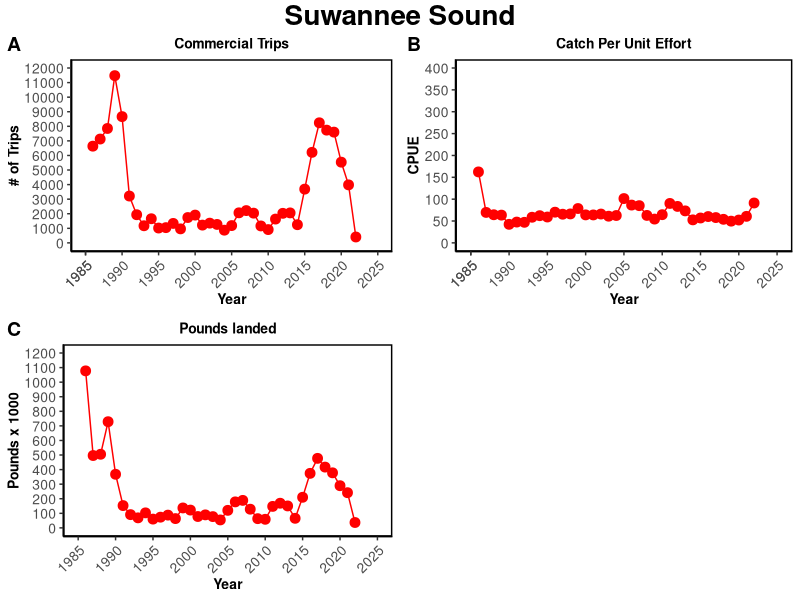
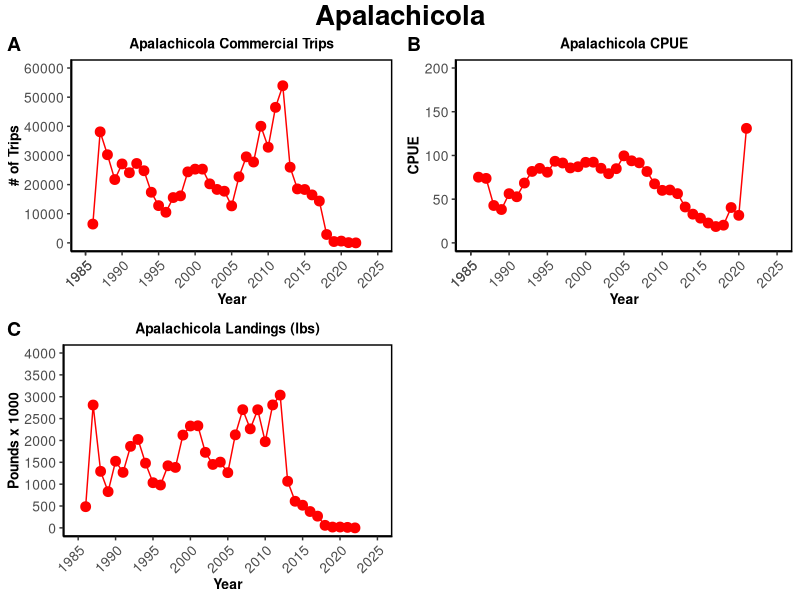
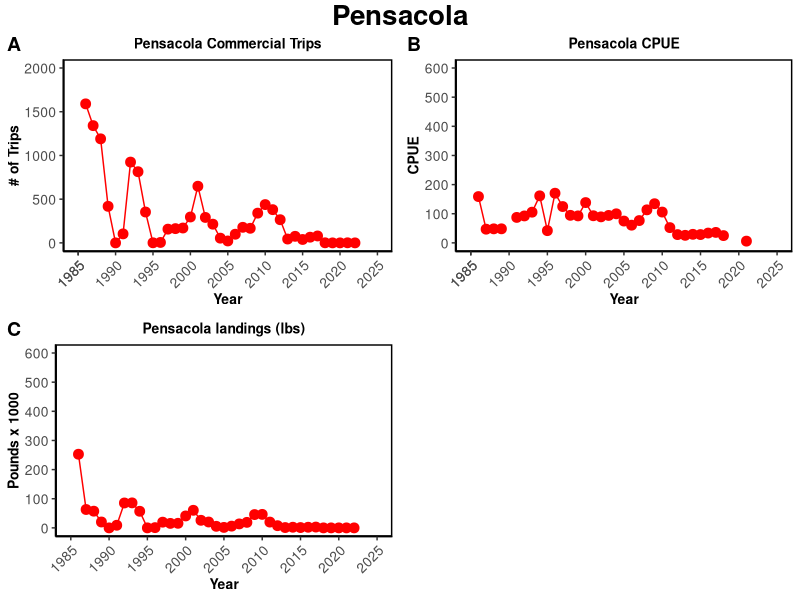
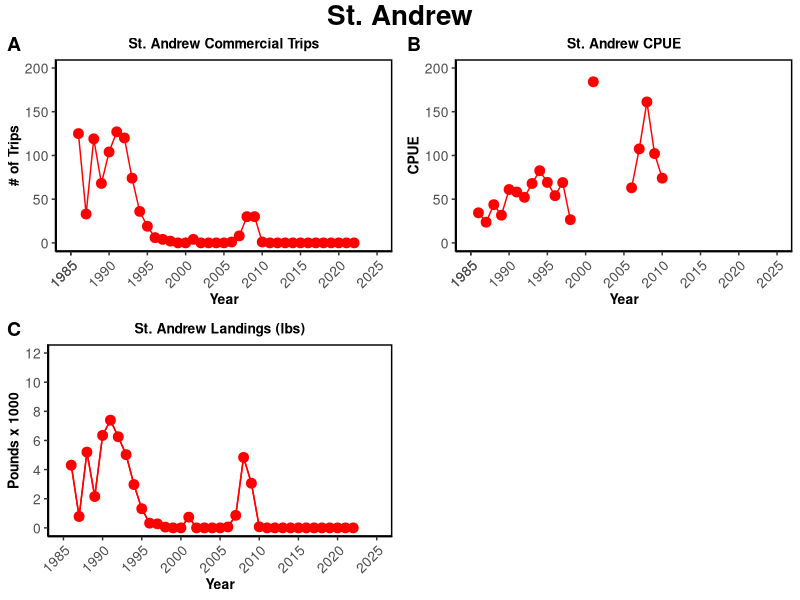
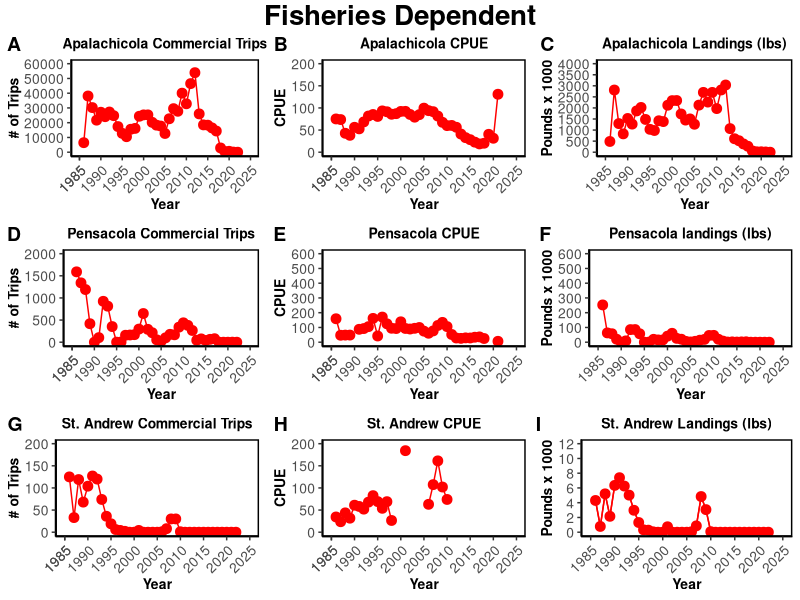
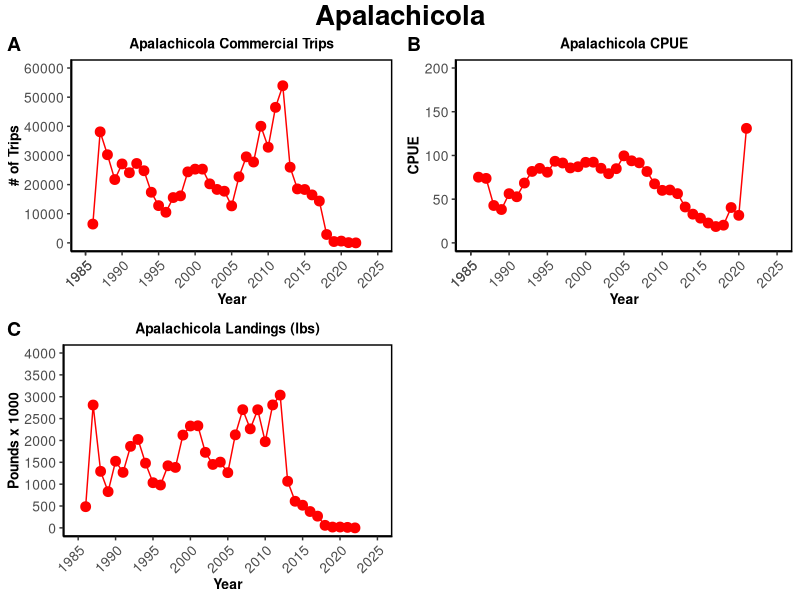
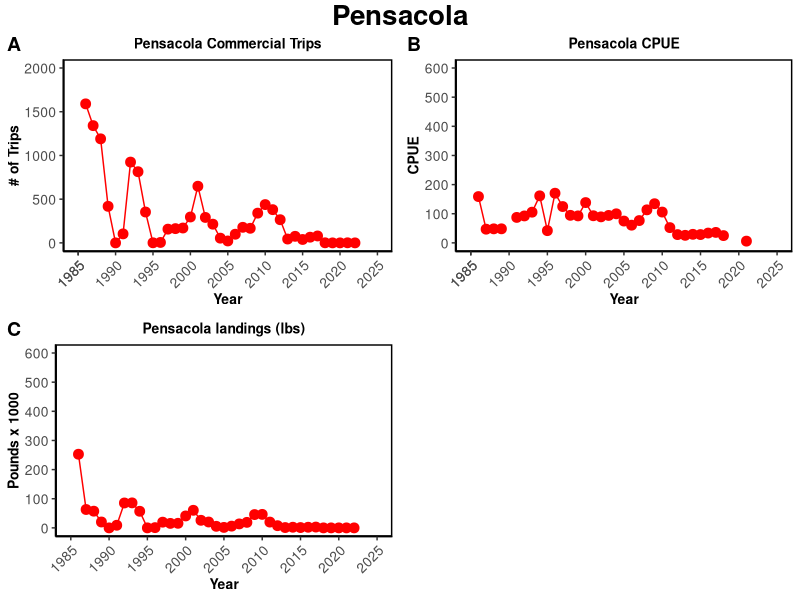
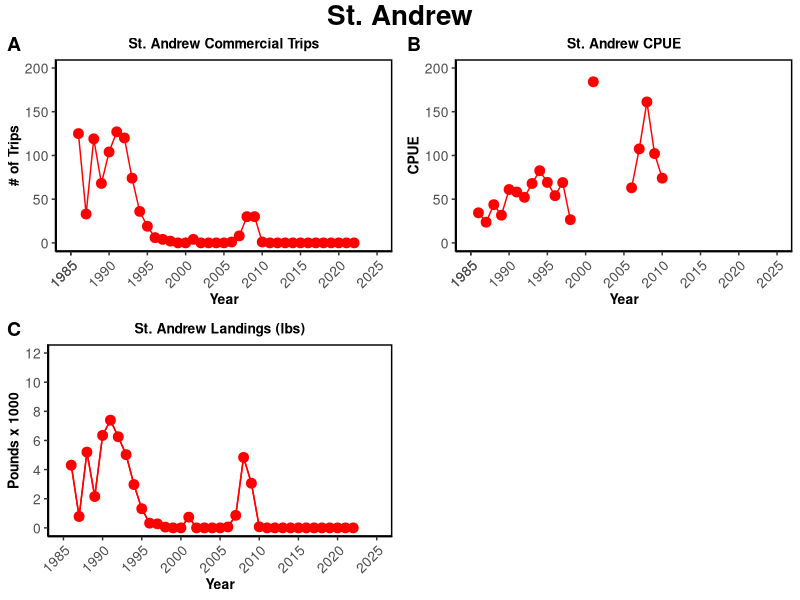

Write the R code that produced these figures, in order.
### Conversions for oyster landings data ###
# Goal - to get the volume of shell removed each year based off of the landings data
# to do this we must somehow convert the meat weight provided in the landings data to the volume of shell
# we can do this by
# meat weight --> # of bushels --> # of oysters --> meat weight per oyster --> pounds to grams --> dry weight --> height --> volume per oyster --> total volume

## Harvest Areas of interest and the counties used to represent them ##
#Suwannee = Dixie and Levy
#Apalachicola = Gulf and Franklin
#Pensacola = Santa Rosa and Escambia
#Choctawhatchee/St. Andrew = Ocaloosa and Walton


setwd("~/Git/AB_DEP/Landings_threebay")

library(dplyr)
library(ggplot2)
library(ggpubr)

## reading in the landings data and cleaning it up to include only the counties we are interested in ##

post_1984 <- read.csv("oyster_landings_by_county_84to22.csv", header = TRUE)

pst2<- subset(post_1984, post_1984$Year > 1985)

post_1984 <- pst2

#post_1984 <- select(post_1984, Year, County_Landed, Pounds)

#Suwannee
Dixie <- filter(post_1984, County_Landed == "DIXIE")
Levy <- filter(post_1984, County_Landed == "LEVY")
Dixie <- select(Dixie, Year, Pounds, Trips, Average_Price, Estimated_Value)
Levy <- select(Levy, Year, Pounds, Trips, Average_Price, Estimated_Value)
colnames(Dixie) <- c("Year", "D.pounds","D.trips","D.avg_price","D.est.val") 
colnames(Levy) <- c("Year", "L.pounds","L.trips","L.avg_price","L.est.val") 
suw_counties <- full_join(Dixie, Levy, by = "Year")  # join the two together into one data frame so all the years are listed for each county so we can add them together later
Dixie1<-data.frame(Year=suw_counties$Year,   # separate the counties out again into their own data frames so we can add them together
                   pounds=suw_counties$D.pounds, 
                   trips=suw_counties$D.trips, 
                   avg_price=suw_counties$D.avg_price, 
                   est_val=suw_counties$D.est.val)
Levy1<-data.frame(Year=suw_counties$Year, 
                  pounds=suw_counties$L.pounds, 
                  trips=suw_counties$L.trips, 
                  avg_price=suw_counties$L.avg_price, 
                  est_val=suw_counties$L.est.val)
Levy1[is.na(Levy1)] <- 0 # replace NAs with 0 so we can add columns in the next step
Dixie1[is.na(Dixie1)] <- 0 # replace NAs with 0 so we can add columns in the next step
suw<-Dixie1+Levy1 # add Dixie and Levy data to consolidate into suwannee
suw$Year<-suw$Year/2 # fix the year

#Apalachicola
Gulf <- filter(post_1984, County_Landed == "GULF")
Franklin <- filter(post_1984, County_Landed == "FRANKLIN")
Gulf <- select(Gulf, Year, Pounds, Trips, Average_Price, Estimated_Value)
Franklin <- select(Franklin, Year, Pounds, Trips, Average_Price, Estimated_Value)
colnames(Gulf) <- c("Year", "G.pounds","G.trips","G.avg_price","G.est.val") 
colnames(Franklin) <- c("Year", "F.pounds","F.trips","F.avg_price","F.est.val") 
apa_counties <- full_join(Gulf, Franklin, by = "Year")  # join the two together into one data frame so all the years are listed for each county so we can add them together later
Gulf1<-data.frame(Year=apa_counties$Year,   # separate the counties out again into their own data frames so we can add them together
                   pounds=apa_counties$G.pounds, 
                   trips=apa_counties$G.trips, 
                   avg_price=apa_counties$G.avg_price, 
                   est_val=apa_counties$G.est.val)
Franklin1<-data.frame(Year=apa_counties$Year, 
                  pounds=apa_counties$F.pounds, 
                  trips=apa_counties$F.trips, 
                  avg_price=apa_counties$F.avg_price, 
                  est_val=apa_counties$F.est.val)
Franklin1[is.na(Franklin1)] <- 0 # replace NAs with 0 so we can add columns in the next step
Gulf1[is.na(Gulf1)] <- 0 # replace NAs with 0 so we can add columns in the next step
apa<-Gulf1+Franklin1 # add Gulf and Franklin data to consolidate into apalachicola
apa$Year<-apa$Year/2 # fix the year

#Pensacola
Santa_Rosa <- filter(post_1984, County_Landed == "SANTA ROSA")
Escambia <- filter(post_1984, County_Landed == "ESCAMBIA")
Santa_Rosa <- select(Santa_Rosa, Year, Pounds, Trips, Average_Price, Estimated_Value)
Escambia <- select(Escambia, Year, Pounds, Trips, Average_Price, Estimated_Value)
colnames(Santa_Rosa) <- c("Year", "SR.pounds","SR.trips","SR.avg_price","SR.est.val") 
colnames(Escambia) <- c("Year", "E.pounds","E.trips","E.avg_price","E.est.val") 
pens_counties <- full_join(Santa_Rosa, Escambia, by = "Year")  # join the two together into one data frame so all the years are listed for each county so we can add them together later
Santa_Rosa1<-data.frame(Year=pens_counties$Year,   # separate the counties out again into their own data frames so we can add them together
                  pounds=pens_counties$SR.pounds, 
                  trips=pens_counties$SR.trips, 
                  avg_price=pens_counties$SR.avg_price, 
                  est_val=pens_counties$SR.est.val)
Escambia1<-data.frame(Year=pens_counties$Year, 
                      pounds=pens_counties$E.pounds, 
                      trips=pens_counties$E.trips, 
                      avg_price=pens_counties$E.avg_price, 
                      est_val=pens_counties$E.est.val)
Escambia1[is.na(Escambia1)] <- 0 # replace NAs with 0 so we can add columns in the next step
Santa_Rosa1[is.na(Santa_Rosa1)] <- 0 # replace NAs with 0 so we can add columns in the next step
pens<-Santa_Rosa1+Escambia1 # add Santa_Rosa and Escambia data to consolidate into pensacola
pens$Year<-pens$Year/2 # fix the year

#Choctawhatchee/St. Andrew
Okaloosa <- filter(post_1984, County_Landed == "OKALOOSA")
Walton <- filter(post_1984, County_Landed == "WALTON")
Okaloosa <- select(Okaloosa, Year, Pounds, Trips, Average_Price, Estimated_Value)
Walton <- select(Walton, Year, Pounds, Trips, Average_Price, Estimated_Value)
colnames(Okaloosa) <- c("Year", "O.pounds","O.trips","O.avg_price","O.est.val") 
colnames(Walton) <- c("Year", "W.pounds","W.trips","W.avg_price","W.est.val") 
choc_counties <- full_join(Okaloosa, Walton, by = "Year")  # join the two together into one data frame so all the years are listed for each county so we can add them together later
Okaloosa1<-data.frame(Year=choc_counties$Year,   # separate the counties out again into their own data frames so we can add them together
                  pounds=choc_counties$O.pounds, 
                  trips=choc_counties$O.trips, 
                  avg_price=choc_counties$O.avg_price, 
                  est_val=choc_counties$O.est.val)
Walton1<-data.frame(Year=choc_counties$Year, 
                      pounds=choc_counties$W.pounds, 
                      trips=choc_counties$W.trips, 
                      avg_price=choc_counties$W.avg_price, 
                      est_val=choc_counties$W.est.val)
Walton1[is.na(Walton1)] <- 0 # replace NAs with 0 so we can add columns in the next step
Okaloosa1[is.na(Okaloosa1)] <- 0 # replace NAs with 0 so we can add columns in the next step
choc<-Okaloosa1+Walton1 # add Okaloosa and Walton data to consolidate into choctawhatchee
choc$Year<-choc$Year/2 # fix the year



suw <- select(suw, Year, pounds, trips, avg_price, est_val)
apa <- select(apa, Year, pounds, trips, avg_price, est_val)
pens <- select(pens, Year, pounds, trips, avg_price, est_val)
choc <- select(choc, Year, pounds, trips, avg_price, est_val)


colnames(suw) <- c("Year", "suw.pounds","suw.trips","suw.avg_price","suw.est.val") 
colnames(apa) <- c("Year", "apa.pounds","apa.trips","apa.avg_price","apa.est.val") 
colnames(pens) <- c("Year", "pens.pounds","pens.trips","pens.avg_price","pens.est.val") 
colnames(choc) <- c("Year", "choc.pounds","choc.trips","choc.avg_price","choc.est.val") 


landings_84to22 <- full_join(suw, apa, by = "Year")
landings_84to22 <- full_join(landings_84to22, pens, by="Year")
landings_84to22 <- full_join(landings_84to22, choc, by="Year") # this is the cleaned landings data we will use

## Now we start the conversions

# converting the meat weight from the landings data to the number of bushels
landings_84to22$suw.bushels<-landings_84to22$suw.pounds/6.5625  #from FWC conversion factors
landings_84to22$apa.bushels<-landings_84to22$apa.pounds/6.5625
landings_84to22$pens.bushels<-landings_84to22$pens.pounds/6.5625
landings_84to22$choc.bushels<-landings_84to22$choc.pounds/6.5625

#converting the # of bushels to the # of oysters
landings_84to22$suw.count<-landings_84to22$suw.bushels*225  #from Berrigan paper
landings_84to22$apa.count<-landings_84to22$apa.bushels*225
landings_84to22$pens.count<-landings_84to22$pens.bushels*225
landings_84to22$choc.count<-landings_84to22$choc.bushels*225

#converting from # of oysters to meat weight per oyster
landings_84to22$suw.ind_wt<-landings_84to22$suw.pounds/landings_84to22$suw.count
landings_84to22$apa.ind_wt<-landings_84to22$apa.pounds/landings_84to22$apa.count
landings_84to22$pens.ind_wt<-landings_84to22$pens.pounds/landings_84to22$pens.count
landings_84to22$choc.ind_wt<-landings_84to22$choc.pounds/landings_84to22$choc.count

#convert from pounds to grams
landings_84to22$suw.grams<-landings_84to22$suw.ind_wt*453.592
landings_84to22$apa.grams<-landings_84to22$apa.ind_wt*453.592
landings_84to22$pens.grams<-landings_84to22$pens.ind_wt*453.592
landings_84to22$choc.grams<-landings_84to22$choc.ind_wt*453.592

#for later use
land<-landings_84to22


#### using the minimum harvest size height (75mm)

#converting from height to volume
land$logvol_suw_2<-75*0.034867+0.928140 #from Hajovsky et al
land$vol_suw_2<-exp(land$logvol_suw_2)
land$logvol_apa_2<-75*0.034867+0.928140
land$vol_apa_2<-exp(land$logvol_apa_2)
land$logvol_pens_2<-75*0.034867+0.928140
land$vol_pens_2<-exp(land$logvol_pens_2)
land$logvol_choc_2<-75*0.034867+0.928140
land$vol_choc_2<-exp(land$logvol_choc_2)

#convert from individual oyster volume to total volume per county per year
land$tot_vol_S_2<-land$vol_suw_2*land$suw.count
land$tot_vol_A_2<-land$vol_apa_2*land$apa.count
land$tot_vol_P_2<-land$vol_pens_2*land$pens.count
land$tot_vol_C_2<-land$vol_choc_2*land$choc.count

#convert from mL to meters cubed
land$Vol_S_m3_2<-land$tot_vol_S_2*0.000001
land$Vol_A_m3_2<-land$tot_vol_A_2*0.000001
land$Vol_P_m3_2<-land$tot_vol_P_2*0.000001
land$Vol_C_m3_2<-land$tot_vol_C_2*0.000001

#calculating the number of lone cabbages
LC<-16000/1.308 #yards to meters
land[is.na(land)] = 0
land$num_LC_suw<-land$Vol_S_m3_2/LC
land$num_LC_apa<-land$Vol_A_m3_2/LC
land$num_LC_pens<-land$Vol_P_m3_2/LC
land$num_LC_choc<-land$Vol_C_m3_2/LC

# Calculate CPUE, this is catch/trips
land$suw.CPUE<-land$suw.pounds/land$suw.trips
land$apa.CPUE<-land$apa.pounds/land$apa.trips
land$pens.CPUE<-land$pens.pounds/land$pens.trips
land$choc.CPUE<-land$choc.pounds/land$choc.trips


#plots

names(land)



d1 <- land %>% 
  dplyr::select(Year, suw.pounds,suw.trips,suw.avg_price,suw.CPUE,Vol_S_m3_2)

names(d1) <- c("Year", "suw.pounds","suw.trips","suw.price","suw.cpue","suw.removed" )
  
names(d1)


#### Plots for Suwannee Sound ####
#number of cubic meters removed from suwannee sound
s1<-ggplot(data = d1, aes(x = Year, y = suw.removed)) +
  geom_point(colour ="red", size=3) +   geom_line(colour ="red")+
  theme_classic()+
  scale_x_continuous(limits=c(1985,2025),breaks=c(1985, 1985, 1990,
                                                  1995,2000, 2005, 2010,2015,2020, 2025)) +
  scale_y_continuous(limits=c(0,1400),breaks=c(0,200,400,600, 800, 1000, 1200, 1400))+
  theme(axis.text=element_text(size=10),
        axis.title=element_text(size=10),
        plot.title =element_text(size=10, hjust = 0.5),
        axis.text.x = element_text(angle = 45, hjust = 1),
        panel.border = element_rect(color = "black", size = 1, fill = NA, 
                                    linetype="solid")) +
  labs(title = "Shell Material Removed",
       y = "Cubic Meters Removed")


#number of trips in suwannee sound
s2<-ggplot(data = d1, aes(x = Year, y = suw.trips)) +
  
  geom_point(colour ="red", size=3) +   geom_line(colour ="red")+
  theme_classic()+
  scale_x_continuous(limits=c(1985,2025),breaks=c(1985, 1985, 1990,
                                                  1995,2000, 2005, 2010,2015,2020, 2025)) +
  scale_y_continuous(limits=c(0,12000),breaks=c(seq(0,12000, by= 1000))) +
  theme(axis.text=element_text(size=10),axis.title=element_text(size=10,
                                                                face="bold"),
        plot.title =element_text(size=10, face='bold', hjust = 0.5),
        axis.text.x = element_text(angle = 45, hjust = 1),
        panel.border = element_rect(color = "black", size = 1, fill = NA, 
                                    linetype="solid")) +
  labs(title = "Commercial Trips",
       y = "# of Trips")

# CPUE for Suwannee Sound
s3<-ggplot(data=d1, aes(x=Year, y=suw.cpue))+
  geom_point(colour ="red", size=3) +   geom_line(colour ="red")+
  theme_classic()+
  scale_x_continuous(limits=c(1985,2025),breaks=c(1985, 1985, 1990,1995,2000, 2005, 
                                                  2010,2015,2020,2025)) +
  scale_y_continuous(limits=c(0,400),breaks=c(0,50,100,150,200,250,300,350,400))+
  theme(axis.text=element_text(size=10),axis.title=element_text(size=10,
                                                                face="bold"),
        plot.title =element_text(size=10, face='bold', hjust = 0.5),
        axis.text.x = element_text(angle = 45, hjust = 1),
        panel.border = element_rect(color = "black", size = 1, fill = NA, 
                                    linetype="solid")) +
  labs(title = "Catch Per Unit Effort",
       y = "CPUE")

#landings in Suwannee sound
s4<-ggplot(data = d1, aes(x = Year, y = suw.pounds/1000)) +
    geom_point(colour ="red", size=3) +   geom_line(colour ="red")+
    theme_classic()+
    scale_x_continuous(limits=c(1985,2025),breaks=c(1985,1990, 1995, 2000, 2005, 
                                                    2010,2015,2020,2025)) +
    scale_y_continuous(limits=c(0,1200),breaks=c(0, 100, 200, 300, 400, 500, 600, 700, 
                                                   800, 900, 1000, 1100, 1200))+
    theme(axis.text=element_text(size=10),axis.title=element_text(size=10,
                                                                  face="bold"),
          plot.title =element_text(size=10, face='bold', hjust = 0.5),
          axis.text.x = element_text(angle = 45, hjust = 1),
          panel.border = element_rect(color = "black", size = 1, fill = NA, 
                                      linetype="solid")) +
    labs(title = "Pounds landed",
         y = "Pounds x 1000")

suw_fig<-ggarrange(s2,s3,s4, 
                    labels = c("A", "B", "C", "D"),
                    ncol = 2, nrow = 2)
annotate_figure(suw_fig,
                top = text_grob("Suwannee Sound", color = "black", face = "bold", size = 20))

#ggsave("suwannee_dependent.pdf", width = 10, height = 10)

#### Apalachicola ####
d2 <- land %>% 
  dplyr::select(Year, apa.pounds,apa.trips,apa.avg_price,apa.CPUE,Vol_A_m3_2)

names(d2) <- c("Year", "apa.pounds","apa.trips","apa.price","apa.cpue","apa.removed")

names(d2)

#### Plots for Apalachicola ####
#number of cubic meters removed from Apalachicola sound
a1<-ggplot(data = d2, aes(x = Year, y = apa.removed)) +
  geom_point(colour ="red", size=3) +   geom_line(colour ="red")+
  theme_classic()+
  scale_x_continuous(limits=c(1985,2025),breaks=c(1985,1985,1990,1995,2000,2005,2010,2015,2020,2025))+
  scale_y_continuous(limits=c(0,1400),breaks=c(0,200,400,600,800,1000,1200,1400))+
  theme(axis.text=element_text(size=10),
        axis.title=element_text(size=10),
        plot.title =element_text(size=10, hjust = 0.5),
        axis.text.x = element_text(angle = 45, hjust = 1),
        panel.border = element_rect(color = "black", size = 1, fill = NA, 
                                    linetype="solid")) +
  labs(title = "Shell Material Removed",
       y = "Cubic Meters Removed")


#number of trips in apalachicola
a2<-ggplot(data = d2, aes(x = Year, y = apa.trips)) +
  
  geom_point(colour ="red", size=3) +   geom_line(colour ="red")+
  theme_classic()+
  scale_x_continuous(limits=c(1985,2025),breaks=c(1985, 1985, 1990,
                                                  1995,2000, 2005, 2010,2015,2020, 2025)) +
  scale_y_continuous(limits=c(0,60000),breaks=c(0,10000,20000,30000,40000,50000, 60000)) +
  theme(axis.text=element_text(size=10),axis.title=element_text(size=10,
                                                                face="bold"),
        plot.title =element_text(size=10, face='bold', hjust = 0.5),
        axis.text.x = element_text(angle = 45, hjust = 1),
        panel.border = element_rect(color = "black", size = 1, fill = NA, 
                                    linetype="solid")) +
  labs(title = "Apalachicola Commercial Trips",
       y = "# of Trips")

# CPUE for Apalachicola
a3<-ggplot(data=d2, aes(x=Year, y=apa.cpue))+
  geom_point(colour ="red", size=3) +   geom_line(colour ="red")+
  theme_classic()+
  scale_x_continuous(limits=c(1985,2025),breaks=c(1985, 1985, 1990,1995,2000, 2005, 
                                                  2010,2015,2020,2025)) +
  scale_y_continuous(limits=c(0,200),breaks=c(0,50,100,150,200))+
  theme(axis.text=element_text(size=10),axis.title=element_text(size=10,
                                                                face="bold"),
        plot.title =element_text(size=10, face='bold', hjust = 0.5),
        axis.text.x = element_text(angle = 45, hjust = 1),
        panel.border = element_rect(color = "black", size = 1, fill = NA, 
                                    linetype="solid")) +
  labs(title = "Apalachicola CPUE",
       y = "CPUE")

#landings in Apalachicola
a4<-ggplot(data = d2, aes(x = Year, y = apa.pounds/1000)) +
  geom_point(colour ="red", size=3) +   geom_line(colour ="red")+
  theme_classic()+
  scale_x_continuous(limits=c(1985,2025),breaks=c(1985,1990, 1995, 2000, 2005, 
                                                  2010,2015,2020,2025)) +
  scale_y_continuous(limits=c(0,4000),breaks=c(0, 500, 1000, 1500, 2000, 2500, 3000, 3500, 
                                               4000))+
  theme(axis.text=element_text(size=10),axis.title=element_text(size=10,
                                                                face="bold"),
        plot.title =element_text(size=10, face='bold', hjust = 0.5),
        axis.text.x = element_text(angle = 45, hjust = 1),
        panel.border = element_rect(color = "black", size = 1, fill = NA, 
                                    linetype="solid")) +
  labs(title = "Apalachicola Landings (lbs)",
       y = "Pounds x 1000")

apa_fig<-ggarrange(a2,a3,a4, 
                   labels = c("A", "B", "C", "D"),
                   ncol = 2, nrow = 2)
annotate_figure(apa_fig,
                top = text_grob("Apalachicola", color = "black", face = "bold", size = 20))

ggsave("apalach_dependent.pdf", width = 10, height = 10)


#### Pensacola ####
#volume in meters cubed of shell material removed from Pensacola
d3 <- land %>% 
  dplyr::select(Year, pens.pounds,pens.trips,pens.avg_price,pens.CPUE,Vol_A_m3_2)

names(d3) <- c("Year", "pen.pounds","pen.trips","pen.price","pen.cpue","pen.removed")

#### Plots for pensacola ####
#number of cubic meters removed from pensacola sound
p1<-ggplot(data = d3, aes(x = Year, y = pen.removed)) +
  geom_point(colour ="red", size=3) +   geom_line(colour ="red")+
  theme_classic()+
  scale_x_continuous(limits=c(1985,2025),breaks=c(1985,1985,1990,1995,2000,2005,2010,2015,2020,2025))+
  scale_y_continuous(limits=c(0,4000),breaks=c(seq(0,4000, by= 500)))+
  theme(axis.text=element_text(size=10),
        axis.title=element_text(size=10),
        plot.title =element_text(size=10, hjust = 0.5),
        axis.text.x = element_text(angle = 45, hjust = 1),
        panel.border = element_rect(color = "black", size = 1, fill = NA, 
                                    linetype="solid")) +
  labs(title = "Shell Material Removed",
       y = "Cubic Meters Removed")

#number of trips in pensacola
p2<-ggplot(data = d3, aes(x = Year, y = pen.trips)) +
  
  geom_point(colour ="red", size=3) +   geom_line(colour ="red")+
  theme_classic()+
  scale_x_continuous(limits=c(1985,2025),breaks=c(1985, 1985, 1990,
                                                  1995,2000, 2005, 2010,2015,2020, 2025)) +
  scale_y_continuous(limits=c(0,2000),breaks=c(seq(0,2000, by= 500))) +
  theme(axis.text=element_text(size=10),axis.title=element_text(size=10,
                                                                face="bold"),
        plot.title =element_text(size=10, face='bold', hjust = 0.5),
        axis.text.x = element_text(angle = 45, hjust = 1),
        panel.border = element_rect(color = "black", size = 1, fill = NA, 
                                    linetype="solid")) +
  labs(title = "Pensacola Commercial Trips",
       y = "# of Trips")

# CPUE for pensacola
p3<-ggplot(data=d3, aes(x=Year, y=pen.cpue))+
  geom_point(colour ="red", size=3) +   geom_line(colour ="red")+
  theme_classic()+
  scale_x_continuous(limits=c(1985,2025),breaks=c(1985, 1985, 1990,1995,2000, 2005, 
                                                  2010,2015,2020,2025)) +
  scale_y_continuous(limits=c(0,600),breaks=c(seq(0,600, by= 100)))+
  theme(axis.text=element_text(size=10),axis.title=element_text(size=10,
                                                                face="bold"),
        plot.title =element_text(size=10, face='bold', hjust = 0.5),
        axis.text.x = element_text(angle = 45, hjust = 1),
        panel.border = element_rect(color = "black", size = 1, fill = NA, 
                                    linetype="solid")) +
  labs(title = "Pensacola CPUE",
       y = "CPUE")

#landings in pensacola
p4<-ggplot(data = d3, aes(x = Year, y = pen.pounds/1000)) +
  geom_point(colour ="red", size=3) +   geom_line(colour ="red")+
  theme_classic()+
  scale_x_continuous(limits=c(1985,2025),breaks=c(1985,1990, 1995, 2000, 2005, 
                                                  2010,2015,2020,2025)) +
  scale_y_continuous(limits=c(0,600),breaks=c(seq(0,600, by= 100)))+
  theme(axis.text=element_text(size=10),axis.title=element_text(size=10,
                                                                face="bold"),
        plot.title =element_text(size=10, face='bold', hjust = 0.5),
        axis.text.x = element_text(angle = 45, hjust = 1),
        panel.border = element_rect(color = "black", size = 1, fill = NA, 
                                    linetype="solid")) +
  labs(title = "Pensacola landings (lbs)",
       y = "Pounds x 1000")

pen_fig<-ggarrange(p2,p3,p4, 
                   labels = c("A", "B", "C", "D"),
                   ncol = 2, nrow = 2)
annotate_figure(pen_fig,
                top = text_grob("Pensacola", color = "black", face = "bold", size = 20))

ggsave("pensacola_dependent.pdf", width = 10, height = 10)


#### Choctawhatchee ####
d4 <- land %>% 
  dplyr::select(Year, choc.pounds,choc.trips,choc.avg_price,choc.CPUE,Vol_A_m3_2)

names(d4) <- c("Year", "choc.pounds","choc.trips","choc.price","choc.cpue","choc.removed")

#### Plots for St. Andrew ####
#number of cubic meters removed from St. Andrew sound
s1<-ggplot(data = d4, aes(x = Year, y = choc.removed)) +
  geom_point(colour ="red", size=3) +   geom_line(colour ="red")+
  theme_classic()+
  scale_x_continuous(limits=c(1985,2025),breaks=c(1985,1985,1990,1995,2000,2005,2010,2015,2020,2025))+
  scale_y_continuous(limits=c(0,4000),breaks=c(0,500,1000,1500,2000,2500,3000,3500,4000))+
  theme(axis.text=element_text(size=10),
        axis.title=element_text(size=10),
        plot.title =element_text(size=10, hjust = 0.5),
        axis.text.x = element_text(angle = 45, hjust = 1),
        panel.border = element_rect(color = "black", size = 1, fill = NA, 
                                    linetype="solid")) +
  labs(title = "Shell Material Removed",
       y = "Cubic Meters Removed")

#number of trips in St. Andrew
s2<-ggplot(data = d4, aes(x = Year, y = choc.trips)) +
  geom_point(colour ="red", size=3) +   geom_line(colour ="red")+
  theme_classic()+
  scale_x_continuous(limits=c(1985,2025),breaks=c(1985, 1985, 1990,
                                                  1995,2000, 2005, 2010,2015,2020, 2025)) +
  scale_y_continuous(limits=c(0,200),breaks=c(0,50,100,150,200)) +
  theme(axis.text=element_text(size=10),axis.title=element_text(size=10,
                                                                face="bold"),
        plot.title =element_text(size=10, face='bold', hjust = 0.5),
        axis.text.x = element_text(angle = 45, hjust = 1),
        panel.border = element_rect(color = "black", size = 1, fill = NA, 
                                    linetype="solid")) +
  labs(title = "St. Andrew Commercial Trips",
       y = "# of Trips")

# CPUE for St. Andrew
s3<-ggplot(data=d4, aes(x=Year, y=choc.cpue))+
  geom_point(colour ="red", size=3) +   geom_line(colour ="red")+
  theme_classic()+
  scale_x_continuous(limits=c(1985,2025),breaks=c(1985, 1985, 1990,1995,2000, 2005, 
                                                  2010,2015,2020,2025)) +
  scale_y_continuous(limits=c(0,200),breaks=c(0,50,100,150,200,250))+
  theme(axis.text=element_text(size=10),axis.title=element_text(size=10,
                                                                face="bold"),
        plot.title =element_text(size=10, face='bold', hjust = 0.5),
        axis.text.x = element_text(angle = 45, hjust = 1),
        panel.border = element_rect(color = "black", size = 1, fill = NA, 
                                    linetype="solid")) +
  labs(title = "St. Andrew CPUE",
       y = "CPUE")

#landings in St. Andrew
s4<-ggplot(data = d4, aes(x = Year, y = choc.pounds/1000)) +
  geom_point(colour ="red", size=3) +   geom_line(colour ="red")+
  geom_line(colour ="red")+
  theme_classic()+
  scale_x_continuous(limits=c(1985,2025),breaks=c(1985,1990, 1995, 2000, 2005, 
                                                  2010,2015,2020,2025)) +
  scale_y_continuous(limits=c(0,12),breaks=c(0, 2, 4, 6, 8, 10, 12))+
                       theme(axis.text=element_text(size=10),axis.title=element_text(size=10,
                                                                                     face="bold"),
                             plot.title =element_text(size=10, face='bold', hjust = 0.5),
                             axis.text.x = element_text(angle = 45, hjust = 1),
                             panel.border = element_rect(color = "black", size = 1, fill = NA, 
                                                         linetype="solid")) +
labs(title = "St. Andrew Landings (lbs)",
y = "Pounds x 1000")
                     
choc_fig<-ggarrange(s2,s3,s4, 
       labels = c("A", "B", "C", "D"),
       ncol = 2, nrow = 2)
   
annotate_figure(choc_fig,
                top = text_grob("St. Andrew", color = "black", face = "bold", size = 20))

ggsave("stAndrew_dependent.pdf", width = 10, height = 10)

######
#all arrange
all_fig<-ggarrange(a2,a3,a4,p2,p3,p4,s2,s3,s4, 
                    labels = c("A", "B", "C", "D", "E",
                               "F","G","H","I"),
                    ncol = 3, nrow = 3)

annotate_figure(all_fig,
                top = text_grob("Fisheries Dependent", color = "black", face = "bold", size = 20))

ggsave("all_dependent.png", width = 10, height = 10)
